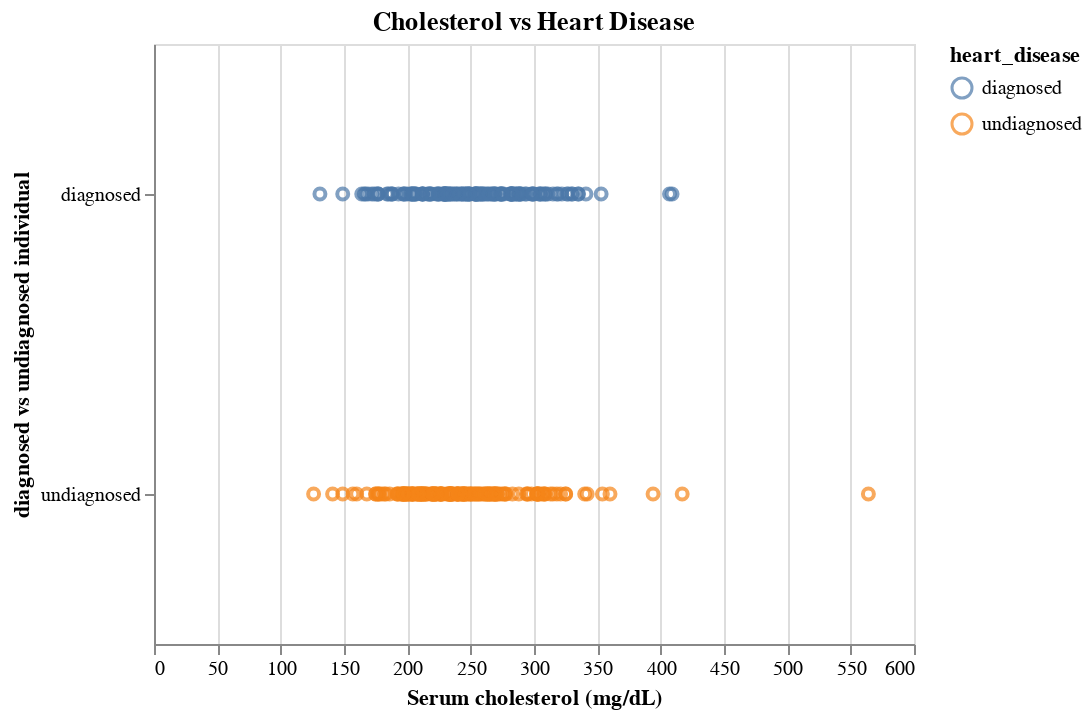

Notebook code cell kept with this figure:
### Markdown cell above
There seems to be little to no direct correlation between resting blood pressure apon hospital admission and heart disease

### Code cell
cholesterol_graph = (
    alt.Chart(heart_disease_data, title = "Cholesterol vs Heart Disease") 
    .mark_point()
    .encode(
        x=alt.X("cholesterol", title = "Serum cholesterol (mg/dL)"), 
        y=alt.Y("heart_disease", title= "diagnosed vs undiagnosed individual"), color="heart_disease"
    ).properties(width=380, height=300)
)
cholesterol_graph

### Figure 1 — Vega-Lite specification as saved in the notebook (floating-point values rounded to 4 significant figures; data arrays with more than 128 entries replaced by an {"elided": "..."} marker saying what was removed)
{"config": {"view": {"continuousWidth": 400, "continuousHeight": 300}}, "data": {"name": "data-d97bc0de9cd967ceb55bfed1c69299e0"}, "mark": "point", "encoding": {"color": {"field": "heart_disease", "type": "nominal"}, "x": {"field": "cholesterol", "title": "Serum cholesterol (mg/dL)", "type": "quantitative"}, "y": {"field": "heart_disease", "title": "diagnosed vs undiagnosed individual", "type": "nominal"}}, "height": 300, "title": "Cholesterol vs Heart Disease", "width": 380, "$schema": "https://vega.github.io/schema/vega-lite/v4.17.0.json", "datasets": {"data-d97bc0de9cd967ceb55bfed1c69299e0": {"elided": "303 records"}}}
